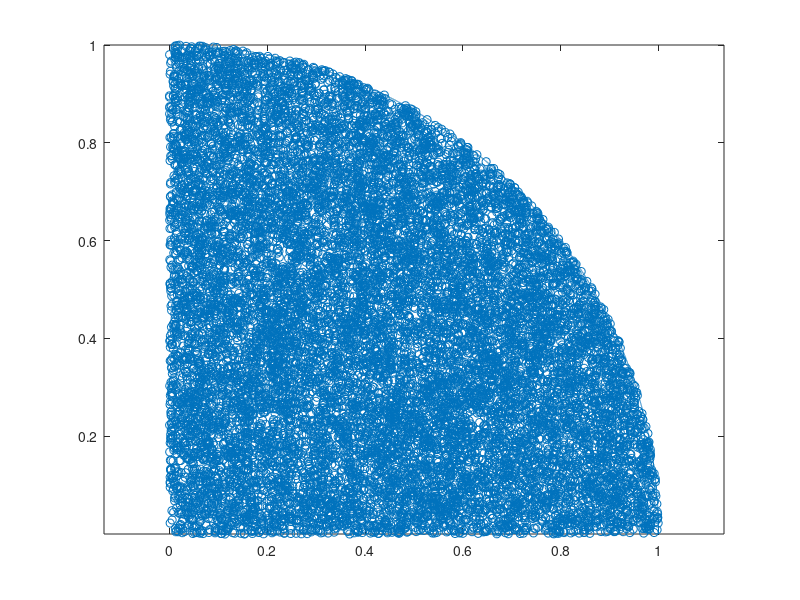

The MATLAB script that drew this image:
X = linspace(0,1,20000);
C = sqrt(1-X.^2);
plot(X,C)
hold on
rX = rand(1,length(X));
rY = rand(1,length(X));
rC = sqrt(1-rX.^2);
pY = rY(rY<=rC);
pX = rX(rY<=rC);
scatter(pX,pY,"r.")
axis equal
4*length(pX)/length(X)